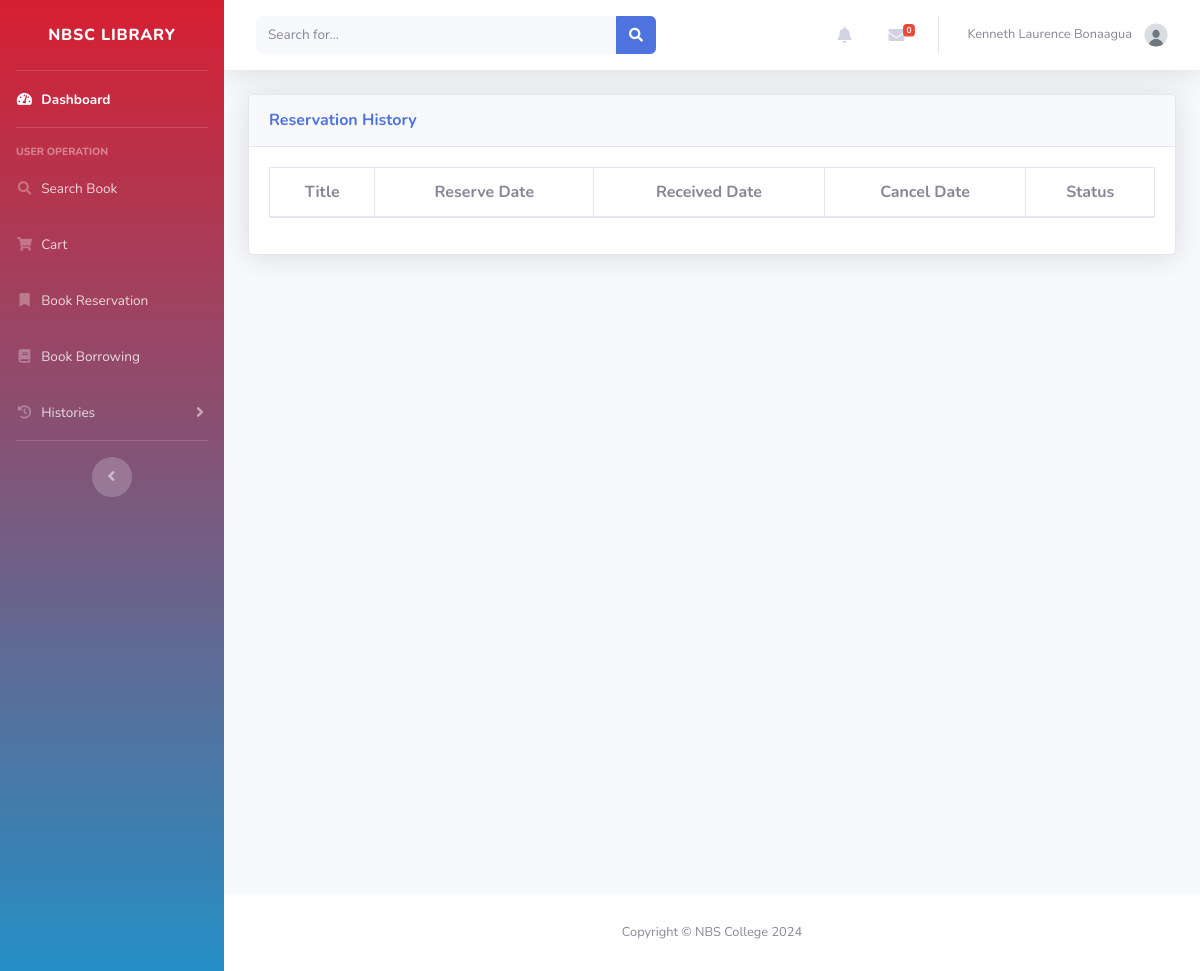
The page /user/reservation_history.php (signed in) on the database as committed earlier.
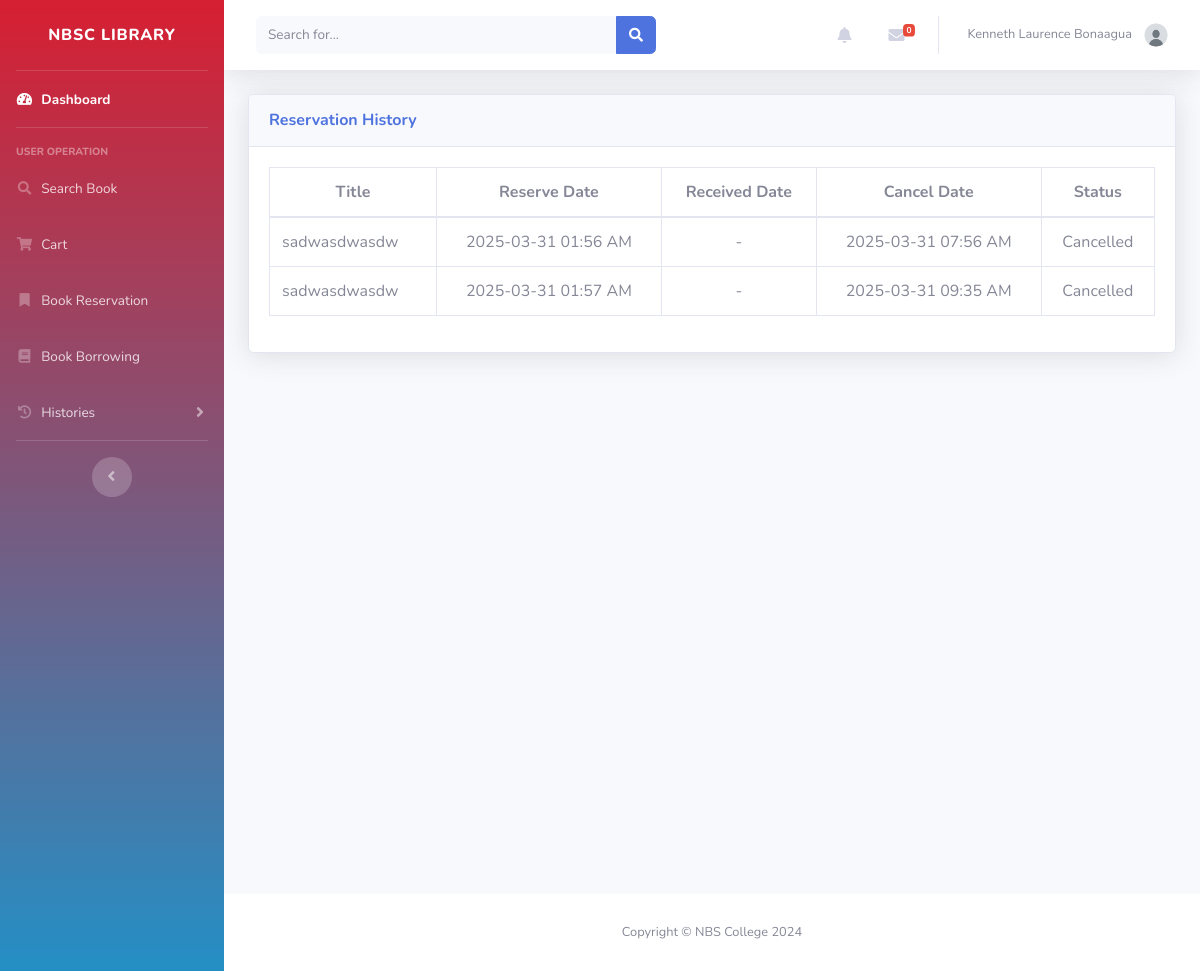
The same page on the database as committed later.
### tables this page shows
CREATE TABLE `reservations` (
  `id` int(225) NOT NULL,
  `user_id` int(225) DEFAULT NULL,
  `book_id` int(225) DEFAULT NULL,
  `reserve_date` timestamp NULL DEFAULT NULL,
  `ready_date` timestamp NULL DEFAULT NULL,
  `ready_by` int(11) DEFAULT NULL,
  `issue_date` timestamp NULL DEFAULT NULL,
  `issued_by` int(11) DEFAULT NULL,
  `cancel_date` timestamp NULL DEFAULT NULL,
  `cancelled_by` int(11) DEFAULT NULL,
  `cancelled_by_role` varchar(50) DEFAULT NULL,
  `recieved_date` timestamp NULL DEFAULT NULL,
  `status` varchar(100) DEFAULT NULL
);

CREATE TABLE `books` (
  `id` int(11) NOT NULL,
  `accession` int(11) NOT NULL,
  `title` varchar(100) DEFAULT NULL,
  `preferred_title` varchar(100) DEFAULT NULL,
  `parallel_title` varchar(100) DEFAULT NULL,
  `subject_category` varchar(100) DEFAULT NULL,
  `subject_detail` varchar(9999) DEFAULT NULL,
  `summary` varchar(1000) DEFAULT NULL,
  `contents` varchar(1000) DEFAULT NULL,
  `front_image` varchar(100) DEFAULT NULL,
  `back_image` varchar(100) DEFAULT NULL,
  `dimension` varchar(100) DEFAULT NULL,
  `series` varchar(100) DEFAULT NULL,
  `volume` varchar(100) DEFAULT NULL,
  `edition` varchar(100) DEFAULT NULL,
  `copy_number` int(225) DEFAULT NULL,
  `total_pages` varchar(100) DEFAULT NULL,
  `supplementary_contents` varchar(100) DEFAULT NULL,
  `ISBN` varchar(100) DEFAULT NULL,
  `content_type` varchar(100) DEFAULT NULL,
  `media_type` varchar(100) DEFAULT NULL,
  `carrier_type` varchar(100) DEFAULT NULL,
  `call_number` varchar(100) DEFAULT NULL,
  `URL` varchar(225) DEFAULT NULL,
  `language` varchar(100) DEFAULT NULL,
  `shelf_location` varchar(100) DEFAULT NULL,
  `entered_by` int(225) DEFAULT NULL,
  `date_added` date DEFAULT NULL,
  `status` varchar(100) DEFAULT NULL,
  `updated_by` int(11) DEFAULT NULL,
  `last_update` date DEFAULT NULL
);

### User/reservation_history.php (the view, shortened to what this page needs)
<?php
include '../db.php';
$user_id = $_SESSION['user_id'];
$query = "SELECT r.id, b.title, r.reserve_date, r.recieved_date, r.cancel_date,
          CASE
              WHEN r.recieved_date IS NOT NULL THEN 'Received'
              WHEN r.cancel_date IS NOT NULL THEN 'Cancelled'
              ELSE 'Unknown'
          END AS status_text
          FROM reservations r
          JOIN books b ON r.book_id = b.id
          WHERE r.user_id = ? AND (r.recieved_date IS NOT NULL OR r.cancel_date IS NOT NULL)";
$stmt = $conn->prepare($query);
$stmt->bind_param('i', $user_id);
$stmt->execute();
$result = $stmt->get_result();
include 'inc/header.php';
?>
<head>
</head>
<div id="content" class="d-flex flex-column min-vh-100">
    <div class="container-fluid">
        <div class="card shadow mb-4">
            <div class="card-header py-3">
                <h6 class="m-0 font-weight-bold text-primary">Reservation History</h6>
            </div>
            <div class="card-body">
                <div class="table-responsive">
                    <table class="table table-bordered" id="dataTable" width="100%" cellspacing="0">
                        <thead>
                            <tr>
                                <th class="text-center">Title</th>
                                <th class="text-center">Reserve Date</th>
                                <th class="text-center">Received Date</th>
                                <th class="text-center">Cancel Date</th>
                                <th class="text-center">Status</th>
                            </tr>
                        </thead>
                        <tbody>
                            <?php while ($row = $result->fetch_assoc()): ?>
                                <tr>
                                    <td><?php echo htmlspecialchars($row['title']); ?></td>
                                    <td class="text-center"><?php echo date('Y-m-d h:i A', strtotime($row['reserve_date'])); ?></td>
                                    <td class="text-center"><?php echo $row['recieved_date'] ? date('Y-m-d h:i A', strtotime($row['recieved_date'])) : '-'; ?></td>
                                    <td class="text-center"><?php echo $row['cancel_date'] ? date('Y-m-d h:i A', strtotime($row['cancel_date'])) : '-'; ?></td>
                                    <td class="text-center"><?php echo htmlspecialchars($row['status_text']); ?></td>
                                </tr>
                            <?php endwhile; ?>
                        </tbody>
                    </table>
                </div>
            </div>
        </div>
    </div>
</div>
<?php include 'inc/footer.php'; ?>
</body>
</html>

### user/inc/header.php (shortened to what this page needs)
<!DOCTYPE html>
<html lang="en">
<head>
    <link href="vendor/fontawesome-free/css/all.min.css" rel="stylesheet" type="text/css">
    <link href="inc/css/sb-admin-2.min.css" rel="stylesheet">
    <link href="inc/assets/DataTables/datatables.min.css" rel="stylesheet">
    <link rel="stylesheet" href="https://cdn.jsdelivr.net/npm/sweetalert2@11/dist/sweetalert2.min.css">
</head>
<body id="page-top">
    <div id="wrapper">
        <ul class="navbar-nav bg-gradient-primary sidebar sidebar-dark accordion" id="accordionSidebar">
            <a class="sidebar-brand d-flex align-items-center justify-content-center" href="dashboard.php">
                <div class="sidebar-brand-text mx-3">NBSC Library <sup></sup></div>
            </a>
            <hr class="sidebar-divider my-0">
            <?php if (isset($_SESSION['user_id'])): ?>
            <li class="nav-item active">
                <a class="nav-link" href="dashboard.php">
                    <i class="fas fa-fw fa-tachometer-alt"></i>
                    <span>Dashboard</span></a>
            </li>
            <?php endif; ?>
            <hr class="sidebar-divider">
            <div class="sidebar-heading">
                User Operation
            </div>
            <li class="nav-item">
                <a class="nav-link" href="searchbook.php">
                    <i class="fas fa-fw fa-search"></i>
                    <span>Search Book</span>
                </a>
            </li>
            <?php if (isset($_SESSION['user_id'])): ?>
            <li class="nav-item">
                <a class="nav-link" href="cart.php">
                    <i class="fas fa-fw fa-shopping-cart"></i>
                    <span>Cart</span>
                </a>
            </li>
            <li class="nav-item">
                <a class="nav-link" href="book_reservations.php">
                    <i class="fas fa-fw fa-bookmark"></i>
                    <span>Book Reservation</span>
                </a>
            </li>
            <li class="nav-item">
                <a class="nav-link" href="book_borrowing.php">
                    <i class="fas fa-fw fa-book"></i>
                    <span>Book Borrowing</span>
                </a>
            </li>
            <li class="nav-item">
                <a class="nav-link collapsed" href="#" data-toggle="collapse" data-target="#collapseHistories"
                    aria-expanded="true" aria-controls="collapseHistories">
                    <i class="fas fa-fw fa-history"></i>
                    <span>Histories</span>
                </a>
            </li>
            <?php endif; ?>
            <hr class="sidebar-divider d-none d-md-block">
            <div class="text-center d-none d-md-inline">
                <button class="rounded-circle border-0" id="sidebarToggle"></button>
            </div>
        </ul>
        <div id="content-wrapper" class="d-flex flex-column">
            <div id="content">
                <nav class="navbar navbar-expand navbar-light bg-white topbar mb-4 static-top shadow">
                    <form
                        class="d-none d-sm-inline-block form-inline mr-auto ml-md-3 my-2 my-md-0 mw-100 navbar-search">
                        <div class="input-group">
                            <input type="text" class="form-control bg-light border-0 small" placeholder="Search for..."
                                aria-label="Search" aria-describedby="basic-addon2">
                            <div class="input-group-append">
                                <button class="btn btn-primary" type="button">
                                    <i class="fas fa-search fa-sm"></i>
                                </button>
                            </div>
                        </div>
                    </form>
                    <ul class="navbar-nav ml-auto">
                        <?php if (isset($_SESSION['user_id'])): ?>
                        <li class="nav-item dropdown no-arrow mx-1">
                            <a class="nav-link dropdown-toggle" href="#" id="alertsDropdown" role="button"
                                data-toggle="dropdown" aria-haspopup="true" aria-expanded="false">
                                <i class="fas fa-bell fa-fw"></i>
                            </a>
                        </li>
                        <li class="nav-item dropdown no-arrow mx-1">
                            <a class="nav-link dropdown-toggle" href="#" id="messagesDropdown" role="button"
                                data-toggle="dropdown" aria-haspopup="true" aria-expanded="false">
                                <i class="fas fa-envelope fa-fw"></i>
                                <span class="badge badge-danger badge-counter" id="messageCount">0</span>
                            </a>
                        </li>
                        <?php endif; ?>
                        <?php if (isset($_SESSION['user_id'])): ?>
                        <li class="nav-item dropdown no-arrow">
                            <a class="nav-link dropdown-toggle" href="#" id="userDropdown" role="button"
                                data-toggle="dropdown" aria-haspopup="true" aria-expanded="false">
                                <span class="mr-2 d-none d-lg-inline text-gray-600 small">
                                    <?php
                                        if(isset($_SESSION['firstname']) && isset($_SESSION ['lastname'])) {
                                            echo $_SESSION['firstname'] . ' ' . $_SESSION['lastname'];
                                        } else {
                                            echo 'User';
                                        }
                                    ?>
                                </span>
                                <img class="img-profile rounded-circle"
                                    src="<?php echo isset($_SESSION['user_image']) && !empty($_SESSION['user_image']) ? $_SESSION['user_image'] : 'img/undraw_profile_1.svg'; ?>"
                                    alt="">
                            </a>
                        </li>
                        <?php endif; ?>
                    </ul>
                </nav>
            </div>
</body>
</html>

### user/inc/footer.php
<footer class="sticky-footer bg-white">
    <div class="container my-auto">
        <div class="copyright text-center my-auto">
            <span>Copyright &copy; NBS College 2024</span>
        </div>
    </div>
</footer>

### User/reservation_history.php (style rules this page uses)
.table-responsive { overflow-x: auto; -webkit-overflow-scrolling: touch; width: 100%; }
.table-responsive table td { white-space: nowrap; overflow: hidden; text-overflow: ellipsis; }
.table-responsive table td, .table-responsive table th { vertical-align: middle !important; }

Rows that differ between the two databases and show on the page:
added reservations: book.title "sadwasdwasdw", reserve_date "2025-03-31 01:56 AM", cancel_date "2025-03-31 07:56 AM", status_text "Cancelled"
added reservations: book.title "sadwasdwasdw", reserve_date "2025-03-31 01:57 AM", cancel_date "2025-03-31 09:35 AM", status_text "Cancelled"
